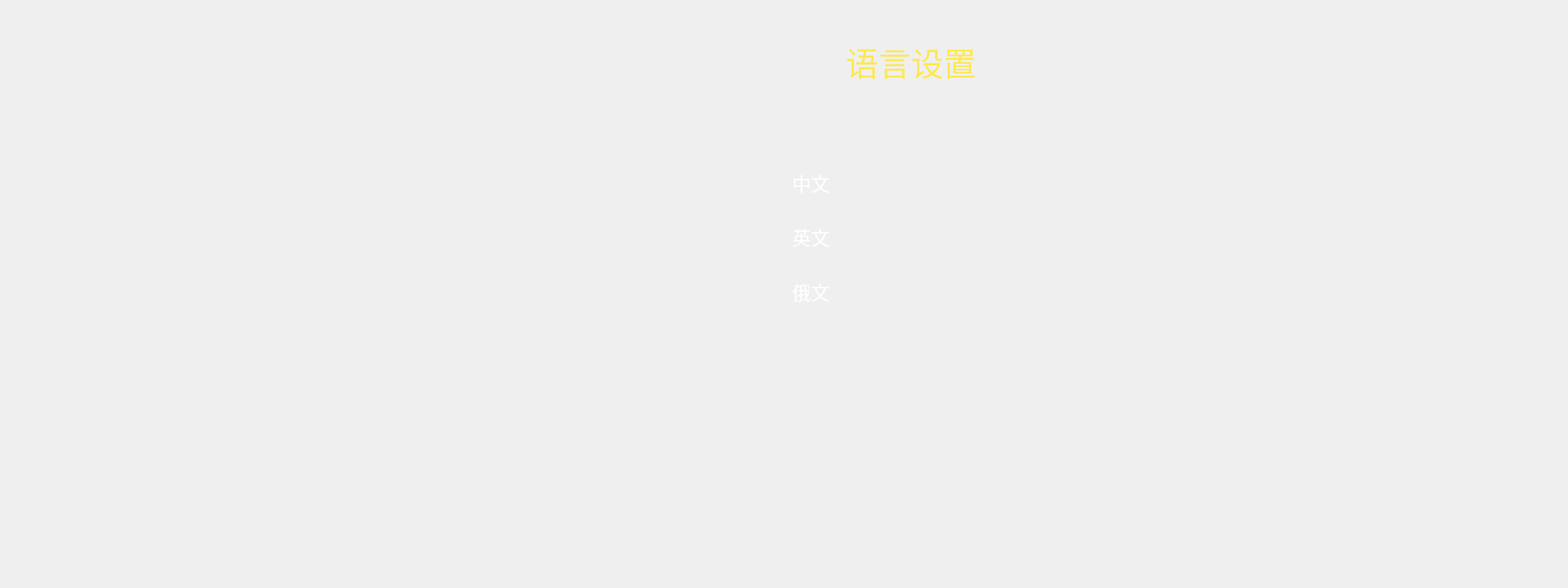
<?xml version="1.0" encoding="UTF-8"?>
<ui version="4.0">
 <class>FORM_LanguageSetting</class>
 <widget class="QWidget" name="FORM_LanguageSetting">
  <property name="geometry">
   <rect>
    <x>0</x>
    <y>0</y>
    <width>1920</width>
    <height>720</height>
   </rect>
  </property>
  <property name="windowTitle">
   <string>Form</string>
  </property>
  <property name="styleSheet">
   <string notr="true">QLabel{
color: rgb(255, 255, 255);
font: 17pt &quot;WenQuanYi Zen Hei&quot;;
}</string>
  </property>
  <widget class="QLabel" name="label_2">
   <property name="geometry">
    <rect>
     <x>930</x>
     <y>50</y>
     <width>371</width>
     <height>51</height>
    </rect>
   </property>
   <property name="font">
    <font>
     <family>TakaoPGothic</family>
     <pointsize>30</pointsize>
     <weight>50</weight>
     <italic>false</italic>
     <bold>false</bold>
    </font>
   </property>
   <property name="styleSheet">
    <string notr="true">color: rgb(252, 233, 79);
font: 30pt &quot;TakaoPGothic&quot;;</string>
   </property>
   <property name="text">
    <string>语言设置</string>
   </property>
   <property name="alignment">
    <set>Qt::AlignCenter</set>
   </property>
  </widget>
  <widget class="QLabel" name="label_3">
   <property name="geometry">
    <rect>
     <x>1260</x>
     <y>205</y>
     <width>41</width>
     <height>41</height>
    </rect>
   </property>
   <property name="frameShape">
    <enum>QFrame::NoFrame</enum>
   </property>
   <property name="text">
    <string/>
   </property>
   <property name="pixmap">
    <pixmap resource="resources.qrc">:/pic_de260/ico_35.png</pixmap>
   </property>
   <property name="indent">
    <number>5</number>
   </property>
  </widget>
  <widget class="QLabel" name="info_3">
   <property name="geometry">
    <rect>
     <x>970</x>
     <y>343</y>
     <width>284</width>
     <height>28</height>
    </rect>
   </property>
   <property name="font">
    <font>
     <family>WenQuanYi Zen Hei</family>
     <pointsize>17</pointsize>
     <weight>50</weight>
     <italic>false</italic>
     <bold>false</bold>
    </font>
   </property>
   <property name="styleSheet">
    <string notr="true">color: rgb(255, 255, 255);</string>
   </property>
   <property name="frameShape">
    <enum>QFrame::NoFrame</enum>
   </property>
   <property name="text">
    <string>俄文</string>
   </property>
   <property name="alignment">
    <set>Qt::AlignLeading|Qt::AlignLeft|Qt::AlignVCenter</set>
   </property>
  </widget>
  <widget class="QLabel" name="info_2">
   <property name="geometry">
    <rect>
     <x>970</x>
     <y>276</y>
     <width>284</width>
     <height>28</height>
    </rect>
   </property>
   <property name="font">
    <font>
     <family>WenQuanYi Zen Hei</family>
     <pointsize>17</pointsize>
     <weight>50</weight>
     <italic>false</italic>
     <bold>false</bold>
    </font>
   </property>
   <property name="styleSheet">
    <string notr="true">color: rgb(255, 255, 255);</string>
   </property>
   <property name="frameShape">
    <enum>QFrame::NoFrame</enum>
   </property>
   <property name="text">
    <string>英文</string>
   </property>
   <property name="alignment">
    <set>Qt::AlignLeading|Qt::AlignLeft|Qt::AlignVCenter</set>
   </property>
  </widget>
  <widget class="QLabel" name="info_1">
   <property name="geometry">
    <rect>
     <x>970</x>
     <y>210</y>
     <width>284</width>
     <height>28</height>
    </rect>
   </property>
   <property name="font">
    <font>
     <family>WenQuanYi Zen Hei</family>
     <pointsize>17</pointsize>
     <weight>50</weight>
     <italic>false</italic>
     <bold>false</bold>
    </font>
   </property>
   <property name="styleSheet">
    <string notr="true">color: rgb(255, 255, 255);</string>
   </property>
   <property name="frameShape">
    <enum>QFrame::NoFrame</enum>
   </property>
   <property name="text">
    <string>中文</string>
   </property>
   <property name="alignment">
    <set>Qt::AlignLeading|Qt::AlignLeft|Qt::AlignVCenter</set>
   </property>
  </widget>
  <widget class="QLabel" name="label_4">
   <property name="geometry">
    <rect>
     <x>1290</x>
     <y>50</y>
     <width>81</width>
     <height>51</height>
    </rect>
   </property>
   <property name="font">
    <font>
     <family>WenQuanYi Zen Hei</family>
     <pointsize>17</pointsize>
     <weight>50</weight>
     <italic>false</italic>
     <bold>false</bold>
    </font>
   </property>
   <property name="styleSheet">
    <string notr="true"/>
   </property>
   <property name="text">
    <string/>
   </property>
   <property name="pixmap">
    <pixmap resource="resources.qrc">:/ico_260/920.png</pixmap>
   </property>
   <property name="scaledContents">
    <bool>false</bool>
   </property>
   <property name="alignment">
    <set>Qt::AlignCenter</set>
   </property>
  </widget>
 </widget>
 <resources>
  <include location="resources.qrc"/>
 </resources>
 <connections/>
</ui>
